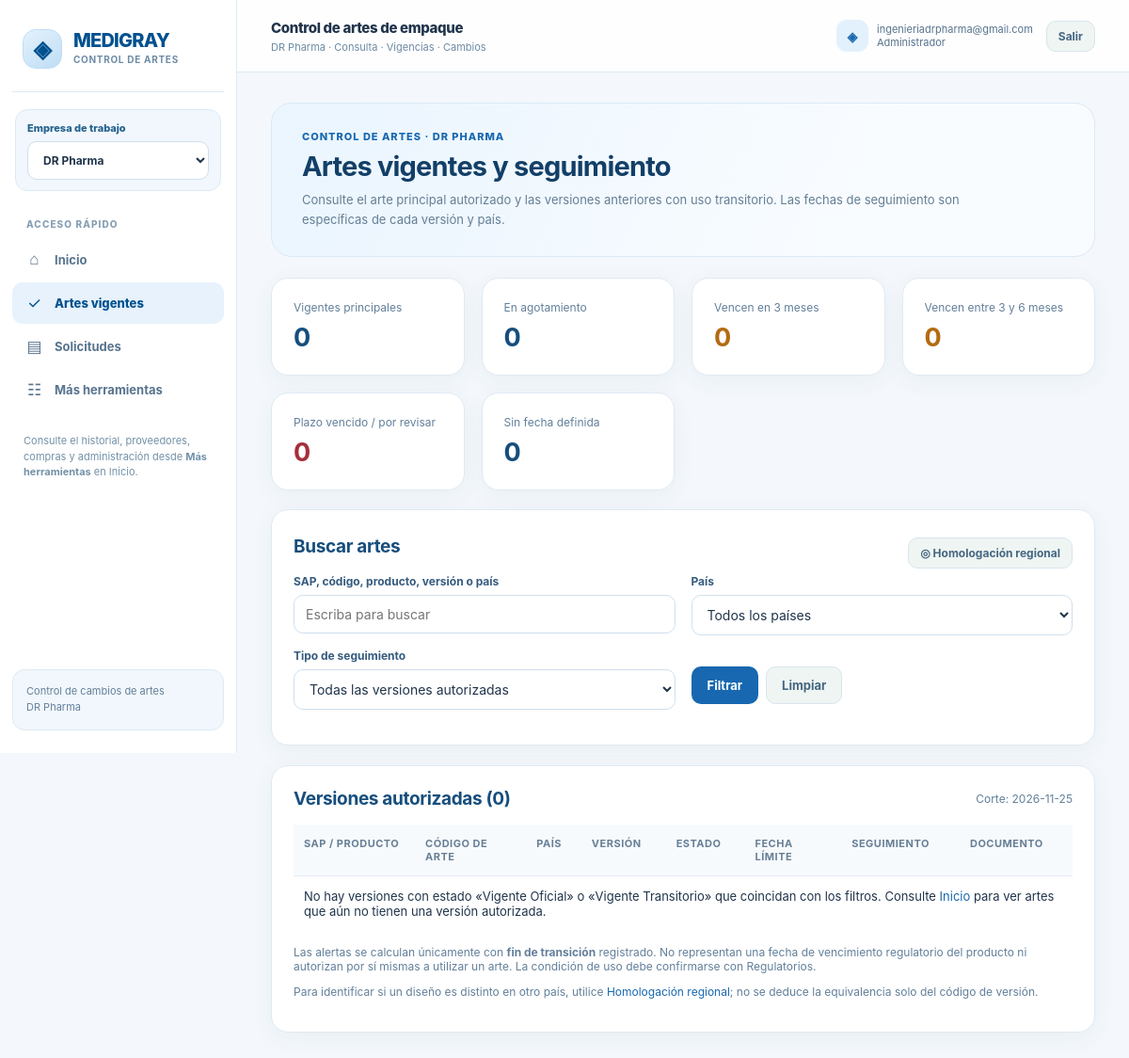
Screenshot of /artes/vigentes (signed in) with the database file from the repository.
### tables this page shows
CREATE TABLE companies(id INTEGER PRIMARY KEY,name TEXT NOT NULL UNIQUE);

CREATE TABLE users(id INTEGER PRIMARY KEY,email TEXT NOT NULL UNIQUE,password TEXT NOT NULL,role TEXT NOT NULL,active INTEGER NOT NULL DEFAULT 1,created_at TEXT NOT NULL);

### artes_vigentes_dashboard.py (the view)
    @app.get("/artes/vigentes", response_class=HTMLResponse, name="listado_artes_vigentes")
    def listado_artes_vigentes(req: Request, q: str = "", country: int = 0, filtro: str = "todos"):
        u = require(req)
        permitted = company_ids(u)
        company_id = req.session.get("empresa_actual")
        if company_id not in permitted:
            company_id = permitted[0] if permitted else None
            if company_id is not None:
                req.session["empresa_actual"] = company_id
        if company_id is None:
            raise HTTPException(403, "Sin empresa asignada")
        module_access(u, company_id, "artes")
        if filtro not in ("todos", "principal", "transitorio", "3m", "6m", "vencido", "sin_fecha"):
            raise HTTPException(400, "Filtro inválido")
        q = q.strip()[:120]
        with conn() as c:
            countries = c.execute(
                "SELECT id,name FROM countries ORDER BY name"
            ).fetchall()
            rows = c.execute("""
                SELECT cv.id AS cv_id, cv.country_id, cv.local_version, cv.status,
                       cv.approval_date, cv.valid_from, cv.transition_until, cv.notes,
                       v.id AS version_id, v.revision, v.filename,
                       a.id AS art_id, a.master_code, a.sap_code, a.product,
                       a.packaging_type, p.name AS country
                FROM country_versions cv
                JOIN versions v ON v.id = cv.version_id
                JOIN arts a ON a.id = v.art_id
                JOIN countries p ON p.id = cv.country_id
                WHERE a.company_id = ?
                  AND cv.status IN ('Vigente Oficial','Vigente Transitorio')
                  AND (? = 0 OR cv.country_id = ?)
                  AND (? = '' OR a.sap_code LIKE ? OR a.master_code LIKE ?
                       OR a.product LIKE ? OR cv.local_version LIKE ? OR p.name LIKE ?)
                ORDER BY a.product COLLATE NOCASE, p.name COLLATE NOCASE,
                         CASE WHEN cv.status = 'Vigente Oficial' THEN 0 ELSE 1 END,
                         cv.id DESC
                LIMIT 1000
            """, (company_id, country, country, q,
                  *(["%" + q + "%"] * 5))).fetchall()
            docs = {r["art_id"]:r["url"] for r in c.execute(
                """SELECT art_id,url FROM art_document_links
                   WHERE company_id=? ORDER BY id""", (company_id,)
            ).fetchall()}
        today = date.today()
        three = _add_months(today, 3)
        six = _add_months(today, 6)
        items = []
        metrics = dict(principales=0, transitorios=0, tres_meses=0,
                       seis_meses=0, vencidos=0, sin_fecha=0)
        for raw in rows:
            r = dict(raw)
            r["drive_link"] = docs.get(r["art_id"])
            r["alerta"] = ""
            r["dias_restantes"] = None
            if r["status"] == "Vigente Oficial":
                metrics["principales"] += 1
                r["alerta"] = "Principal"
            else:
                metrics["transitorios"] += 1
                if not r["transition_until"]:
                    metrics["sin_fecha"] += 1
                    r["alerta"] = "Sin fecha definida"
                else:
                    try:
                        end = date.fromisoformat(r["transition_until"])
                        r["dias_restantes"] = (end - today).days
                        if end < today:
                            metrics["vencidos"] += 1
                            r["alerta"] = "Plazo vencido — revisar"
                        elif end <= three:
                            metrics["tres_meses"] += 1
                            r["alerta"] = "Vence en 3 meses"
                        elif end <= six:
                            metrics["seis_meses"] += 1
                            r["alerta"] = "Vence en 6 meses"
                        else:
                            r["alerta"] = "En agotamiento"
                    except ValueError:
                        metrics["sin_fecha"] += 1
                        r["alerta"] = "Fecha inválida — revisar"
            items.append(r)
        key = {
            "principal": lambda x: x["status"] == "Vigente Oficial",
            "transitorio": lambda x: x["status"] == "Vigente Transitorio",
            "3m": lambda x: x["alerta"] == "Vence en 3 meses",
            "6m": lambda x: x["alerta"] == "Vence en 6 meses",
            "vencido": lambda x: x["alerta"].startswith("Plazo vencido"),
            "sin_fecha": lambda x: x["alerta"].startswith(("Sin fecha","Fecha inválida")),
        }
        shown = [x for x in items if key[filtro](x)] if filtro in key else items
        return view(req, "artes_vigentes_dashboard.html",
                    rows=shown, metrics=metrics, q=q, country=country,
                    countries=countries, filtro=filtro, total=len(items),
                    hoy=today.isoformat(), fecha_tres=three.isoformat(),
                    fecha_seis=six.isoformat())

### templates/artes_vigentes_dashboard.html (shortened to what this page needs)
{% extends 'base.html' %}
{% block content %}
<section class="hero-lite">
  <div class="section-eyebrow">CONTROL DE ARTES · {{ empresa_nombre }}</div>
  <h1>Artes vigentes y seguimiento</h1>
  <p class="ui-page-lead" style="margin-bottom:0">Consulte el arte principal autorizado y las versiones anteriores con uso transitorio. Las fechas de seguimiento son específicas de cada versión y país.</p>
</section>
<div class="grid" style="grid-template-columns:repeat(auto-fit,minmax(175px,1fr));margin-bottom:20px">
  <div class="panel" style="margin:0"><div class="muted">Vigentes principales</div><h2 style="font-size:27px;margin:8px 0 0">{{ metrics.principales }}</h2></div>
  <div class="panel" style="margin:0"><div class="muted">En agotamiento</div><h2 style="font-size:27px;margin:8px 0 0">{{ metrics.transitorios }}</h2></div>
  <div class="panel" style="margin:0"><div class="muted">Vencen en 3 meses</div><h2 style="font-size:27px;margin:8px 0 0;color:#b36b12">{{ metrics.tres_meses }}</h2></div>
  <div class="panel" style="margin:0"><div class="muted">Vencen entre 3 y 6 meses</div><h2 style="font-size:27px;margin:8px 0 0;color:#b36b12">{{ metrics.seis_meses }}</h2></div>
  <div class="panel" style="margin:0"><div class="muted">Plazo vencido / por revisar</div><h2 style="font-size:27px;margin:8px 0 0;color:#a62e3b">{{ metrics.vencidos }}</h2></div>
  <div class="panel" style="margin:0"><div class="muted">Sin fecha definida</div><h2 style="font-size:27px;margin:8px 0 0">{{ metrics.sin_fecha }}</h2></div>
</div>
<section class="panel">
  <div class="flex" style="justify-content:space-between"><h2>Buscar artes</h2><a class="btn gray sm" href="/homologacion">◎ Homologación regional</a></div>
  <form method="get" action="/artes/vigentes">
    <div class="ui-form-grid">
      <div><label for="search-art">SAP, código, producto, versión o país</label><input id="search-art" name="q" value="{{ q }}" placeholder="Escriba para buscar"></div>
      <div><label for="country-art">País</label><select id="country-art" name="country">
        <option value="0">Todos los países</option>
      </select></div>
      <div><label for="filter-art">Tipo de seguimiento</label><select id="filter-art" name="filtro">
        {% for val,label in [('todos','Todas las versiones autorizadas'),('principal','Vigente principal'),('transitorio','En agotamiento'),('3m','Vence en próximos 3 meses'),('6m','Vence entre 3 y 6 meses'),('vencido','Plazo vencido'),('sin_fecha','Sin fecha definida')] %}
        <option value="{{ val }}" {% if filtro == val %}selected{% endif %}>{{ label }}</option>
        {% endfor %}
      </select></div>
      <div style="display:flex;align-items:center;gap:8px"><button class="btn" type="submit">Filtrar</button><a class="btn gray" href="/artes/vigentes">Limpiar</a></div>
    </div>
  </form>
</section>
<section class="panel">
  <div class="flex" style="justify-content:space-between;margin-bottom:16px">
    <h2 style="margin:0">Versiones autorizadas ({{ rows|length }})</h2>
    <span class="muted">Corte: {{ hoy }}</span>
  </div>
  <div class="scroll">
    <table>
      <thead><tr><th>SAP / Producto</th><th>Código de arte</th><th>País</th><th>Versión</th><th>Estado</th><th>Fecha límite</th><th>Seguimiento</th><th>Documento</th></tr></thead>
      <tbody>
      {% for r in rows %}
      <tr>
        <td><strong>{{ r.sap_code }}</strong><div>{{ r.product }}</div><div class="muted">{{ r.packaging_type }}</div></td>
        <td><a href="/artes/{{r.art_id}}">{{ r.master_code }}</a></td>
        <td>{{ r.country }}</td>
        <td><strong>{{ r.local_version }}</strong><div class="muted">Rev. {{ r.revision }}</div></td>
        <td><span class="badge {% if r.status == 'Vigente Oficial' %}ok{% else %}warn{% endif %}">{{ 'Vigente principal' if r.status == 'Vigente Oficial' else 'En agotamiento' }}</span></td>
        <td>{{ r.transition_until or 'No registrada' if r.status == 'Vigente Transitorio' else 'No aplica' }}</td>
        <td>
          {% if r.alerta.startswith('Plazo vencido') %}<span class="badge red">{{ r.alerta }}</span>
          {% elif r.alerta.startswith('Vence') or r.alerta.startswith('Sin fecha') or r.alerta.startswith('Fecha inválida') %}<span class="badge warn">{{ r.alerta }}</span>
          {% else %}<span class="badge ok">{{ r.alerta }}</span>{% endif %}
          {% if r.dias_restantes is not none %}<div class="muted">{{ r.dias_restantes }} días</div>{% endif %}
        </td>
        <td>
          <a href="/documentos/{{r.version_id}}">PDF versión</a>
          {% if r.drive_link %}<div><a href="{{r.drive_link}}" target="_blank" rel="noopener noreferrer">Documento inicial en Drive</a></div>{% endif %}
        </td>
      </tr>
      {% else %}
      <tr><td colspan="8">No hay versiones con estado «Vigente Oficial» o «Vigente Transitorio» que coincidan con los filtros. Consulte <a href="/">Inicio</a> para ver artes que aún no tienen una versión autorizada.</td></tr>
      {% endfor %}
      </tbody>
    </table>
  </div>
  <p class="muted" style="margin-top:15px">Las alertas se calculan únicamente con <strong>fin de transición</strong> registrado. No representan una fecha de vencimiento regulatorio del producto ni autorizan por sí mismas a utilizar un arte. La condición de uso debe confirmarse con Regulatorios.</p>
  <p class="muted">Para identificar si un diseño es distinto en otro país, utilice <a href="/homologacion">Homologación regional</a>; no se deduce la equivalencia solo del código de versión.</p>
</section>
{% endblock %}

### templates/base.html (shortened to what this page needs)
<!doctype html>
<html lang="es">
<head>
</head>
<body>
{% if u %}
<div class="shell">
<aside class="sidebar" aria-label="Menú">
 <div class="brand"><div class="brand-mark" aria-hidden="true">◈</div><div><div class="brand-name">MEDIGRAY</div><div class="brand-subtitle">CONTROL DE ARTES</div></div></div>
 <div class="company-switcher">
 <form method="post" action="/seleccionar-empresa">
  <label for="company-context">Empresa de trabajo</label>
  <select id="company-context" name="company_id" onchange="this.form.submit()" aria-label="Seleccionar empresa">
   {% for co in empresas_disponibles %}
   <option value="{{ co.id }}" {% if co.id == empresa_actual %}selected{% endif %}>{{ co.name }}</option>
   {% endfor %}
  </select>
 </form>
</div>
<div class="nav-label">Acceso rápido</div>
 <nav aria-label="Navegación principal">
  <a href="/" data-nav="/" aria-label="Ir a Inicio"><span class="nav-icon" aria-hidden="true">⌂</span> Inicio</a>
  <a href="/artes/vigentes" data-nav="/artes/vigentes"><span class="nav-icon" aria-hidden="true">✓</span> Artes vigentes</a>
  <a href="/solicitudes" data-nav="/solicitudes"><span class="nav-icon" aria-hidden="true">▤</span> Solicitudes</a>
  <a href="/#herramientas"><span class="nav-icon" aria-hidden="true">☷</span> Más herramientas</a>
 </nav>
 <p class="nav-note">Consulte el historial, proveedores, compras y administración desde <strong>Más herramientas</strong> en Inicio.</p>
 <div class="sidebar-footer">Control de cambios de artes<br>{{ empresa_nombre }}</div>
</aside>
<div class="workspace">
<header class="top">
 <div><div class="top-title">Control de artes de empaque</div><div class="top-sub">{{ empresa_nombre }} · Consulta · Vigencias · Cambios</div></div>
 <div class="top-actions">
  <div class="profile"><div class="avatar" aria-hidden="true">◈</div><div class="user">{{u.email}}<br>{{u.role}}</div></div>
  <form action="/logout" method="post" style="margin:0"><input type="hidden" name="csrf_token" value="{{csrf}}"><button class="btn gray sm" type="submit">Salir</button></form>
 </div>
</header>
<main class="main">{% block content %}{% endblock %}</main>
</div></div>
{% else %}
<div class="login-wrap">{% block login %}{% endblock %}</div>
{% endif %}
</body></html>

### rows the page displays
companies: name "DR Pharma", name "DR PHARMA"
users: email "ingenieriadrpharma@gmail.com", role "Administrador"

### other values shown
{{ metrics.principales }} "0"
{{ metrics.transitorios }} "0"
{{ metrics.tres_meses }} "0"
{{ metrics.seis_meses }} "0"
{{ metrics.vencidos }} "0"
{{ metrics.sin_fecha }} "0"
{{ rows|length }} "0"
{{ hoy }} "2026-11-25"
form field company_id "DR Pharma"
form field filtro "Todas las versiones autorizadas"
